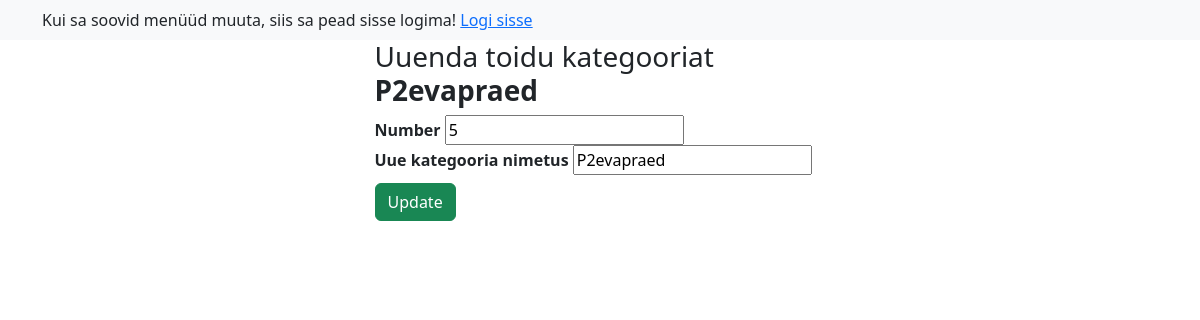
Page /app_admin/food_update/3 on the earlier database version.
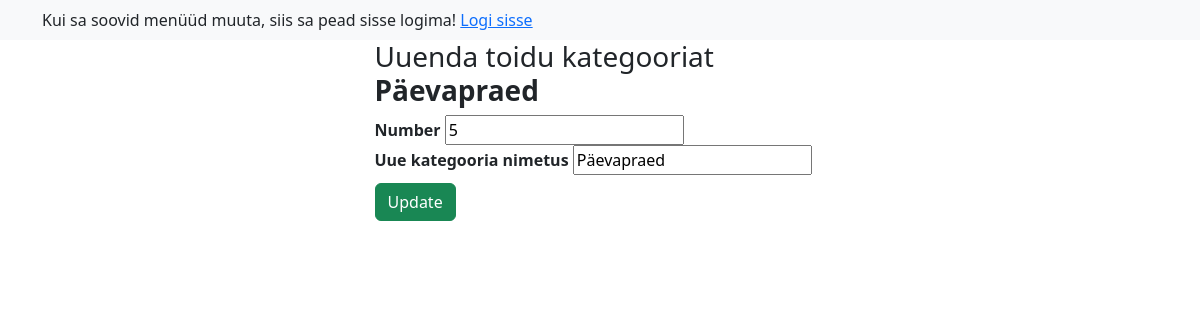
Same page on the later database version.
### app_admin/models.py (models this page shows)
class Category(models.Model):
    number = models.IntegerField(null=True, blank=True, default=0)  # Add a default value here
    name = models.CharField(max_length=255, unique=True, verbose_name="Uue kategooria nimetus")
    def __str__(self):
        return self.name

### app_admin/views.py (the view)
# urls.py: path('food_update/<int:pk>', views.FoodUpdateView.as_view(), name='food_update'),
class FoodUpdateView(UpdateView):
    template_name = 'app_admin/food_update.html'
    model = Category
    fields = '__all__'
    success_url = reverse_lazy('app_admin:food_list')

### app_admin/templates/app_admin/food_update.html (shortened to what this page needs)
{% extends 'base.html' %}
{% block content %}
	<div class="row">
    <div class="col-5 mx-auto">
        <h3>Uuenda toidu kategooriat <span class="fw-bold">{{ category }}</span></h3>
        <form method="post" class="form">
            {% for field in form %}
            	<div class="form-field">
                    <label for="{{ field.id_for_label }}" class="fw-bold">{{ field.label }}</label>
                    {{ field }}
                </div>
            {% endfor %}
            <input type="submit" value="Update" class="btn btn-success mt-2">
        </form>
    </div>
    </div>
{% endblock %}

### templates/base.html (shortened to what this page needs)
{% load static %}
<!doctype html>
<html lang="en">
    <head>
        <link href="{% static 'css/bootstrap.css' %}" rel="stylesheet" />
    </head>
    <body>
        {% include 'menu.html' %}
        <div class="container">
            {% block content %}
            {% endblock %}
        </div>
    </body>
</html>

### templates/menu.html (shortened to what this page needs)
<nav class="navbar navbar-expand-lg navbar-light bg-light">
  <div class="container">
    {% if user.is_authenticated %}
      <a class="navbar-brand" href="{% url 'app_admin:index' %}"> Admin vaade </a>
         <a class="nav-link" href="{% url 'app_admin:food_list' %}">Toitude kategooriate nimekiri</a>
        <a class="nav-link" href="{% url 'app_admin:category_create' %}">Lisa toitude nimetusi</a>
    	<span class="nav-link">Tere tulemast {{ user.username }}! <a href="{% url 'logout' %}">Logi välja</a></span>
    {% else %}
        <span class="nav-link">Kui sa soovid menüüd muuta, siis sa pead sisse logima! <a href="{% url 'login' %}">Logi sisse</a></span>
    {% endif %}
    </div>
</nav>

Differences in the rows shown:
changed Category: name "P2evapraed" → "Päevapraed"
